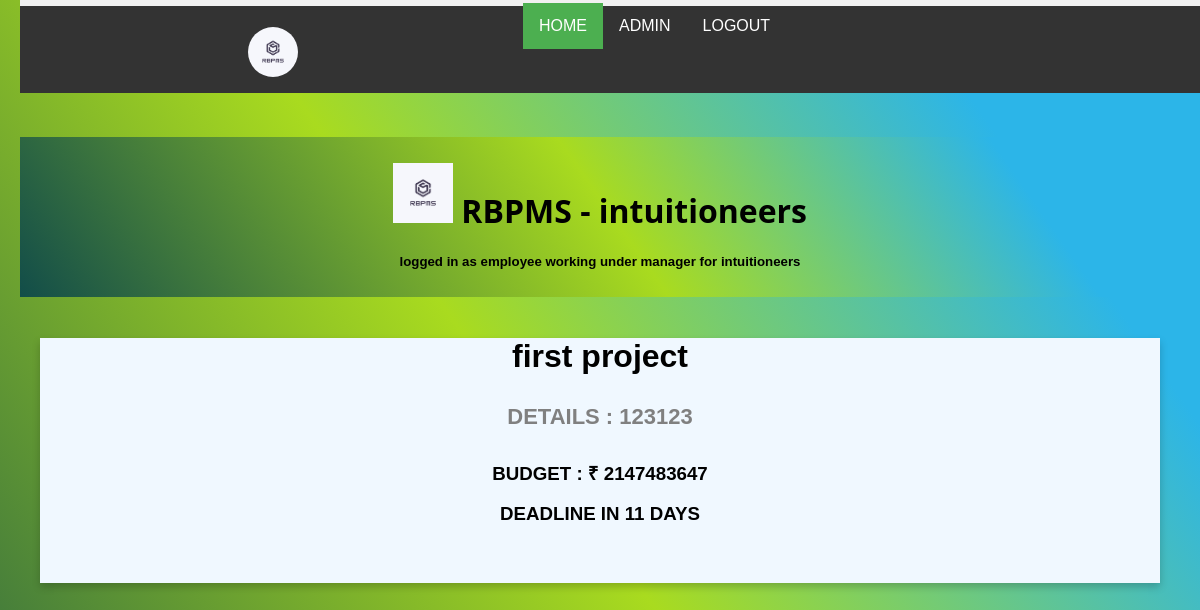
Screenshot of /index.php (signed in) with the database file from the repository.
### tables this page shows
CREATE TABLE `company` (
  `company_id` int(100) NOT NULL,
  `c_email` tinytext NOT NULL,
  `c_name` tinytext NOT NULL DEFAULT 'company',
  `c_password` tinytext NOT NULL DEFAULT '********',
  `c_contact` int(12) NOT NULL
);

CREATE TABLE `manager` (
  `manager_id` int(11) NOT NULL,
  `c_key_m` int(11) NOT NULL,
  `m_email` tinytext NOT NULL,
  `m_name` tinytext NOT NULL DEFAULT 'manager',
  `m_password` text NOT NULL DEFAULT '********',
  `m_contact` int(12) NOT NULL,
  `m_rating` int(10) NOT NULL DEFAULT 10,
  `m_comment` text NOT NULL DEFAULT 'noice manager',
  `m_salary` int(11) NOT NULL DEFAULT 0
);

CREATE TABLE `project` (
  `project_id` int(11) NOT NULL,
  `c_key_p` int(11) NOT NULL,
  `m_key_p` int(11) NOT NULL,
  `p_title` tinytext NOT NULL,
  `p_detail` longtext NOT NULL DEFAULT current_timestamp(),
  `budget` int(11) NOT NULL DEFAULT 0,
  `p_status` tinyint(100) DEFAULT 0,
  `skill_req_1` int(11) DEFAULT NULL,
  `skill_req_2` int(11) DEFAULT NULL,
  `skill_req_3` int(11) DEFAULT NULL,
  `time_req` int(11) DEFAULT 0,
  `min_e_req` int(11) DEFAULT 1
);

### index.php (the view, shortened to what this page needs)
<?php
require('boss/connection.inc.php');
?>
<?php
$e_name=$_SESSION['USER_USERNAME'];
$sql = "select employee.* from employee,project where e_name='$e_name'";
$res = mysqli_query($con, $sql);
$row = mysqli_fetch_assoc($res);
$project_id = $row['p_key_e'];
$manager_id = $row['m_key_e'];
$company_id = $row['c_key_e'];
$sql1 = "select * from project where  project_id = '$project_id'";
$res1 = mysqli_query($con, $sql1);
$row1 = mysqli_fetch_assoc($res1);
$p_title = $row1['p_title'];
$p_detail = $row1['p_detail'];
$budget = $row1['budget'];
$time_req = $row1['time_req'];
$sql2 = "select * from manager where  manager_id = '$manager_id'";
$res2 = mysqli_query($con, $sql2);
$row2 = mysqli_fetch_assoc($res2);
$m_name = $row2['m_name'];
$sql3 = "select * from company where  company_id = '$company_id'";
$res3 = mysqli_query($con, $sql3);
$row3 = mysqli_fetch_assoc($res3);
$c_name = $row3['c_name'];
?>
<?php require('nav.php'); ?>
<div class="header">
  <h1 style="font-family: 'Segoe UI', Roboto, Oxygen, Ubuntu, Cantarell, 'Open Sans', 'Helvetica Neue', sans-serif"> <img src="AVATAR.PNG" alt="" height="60px"> RBPMS - <?php echo $c_name  ?></h1>
  <h5>logged in as  <strong><?php echo $e_name?></strong> working under <strong> <?php echo $m_name?> </strong> for <strong> <?php echo $c_name?> </strong></h5>
</div>
<div class="dabba">
<div class="card">
  <h1><?php echo $p_title ?></h1>
  <H4 class="price"><?php echo "DETAILS : ";echo  $p_detail ?></H4>
  <H3><?php echo "BUDGET : ";echo "₹ ";echo $budget ?></H3>
  <H3><?php echo "DEADLINE IN ";echo $time_req ;echo " DAYS " ?></H3>
  <h4><br><br></h4>
</div>
</div>
</body>
</html>

### boss/bstyle.css (style rules this page uses)
body { font-family: Arial, Helvetica, sans-serif; }

### style.css (style rules this page uses)
* { box-sizing: border-box; }
html { scroll-behavior: smooth; }
body { font-family: Arial; padding: 20px; height: auto; background: linear-gradient(55deg, #124d49 0%, #a9db1f 51%, #2cb5e8 85%); }
.header { padding: 5px; text-align: center; background: linear-gradient(55deg, #124d49 0%, #a9db1f 51%, #2cb5e8 85%); }
.card { box-shadow: 0 4px 8px 0 rgba(0, 0, 0, 0.2); align-self: center; margin: auto; text-align: center; font-family: arial; background-color: aliceblue; }
.price { color: grey; font-size: 22px; }
.dabba { align-self: center; padding: 20px 20px 20px 20px; height: 800px;; }

### nav.php (style rules this page uses)
body { margin: 0; }

### rows the page displays
company: c_name "intuitioneers"
manager: m_name "manager"
project: p_title "first project", p_detail "123123", budget "2147483647", time_req "11"

### other values shown
$e_name "employee"
